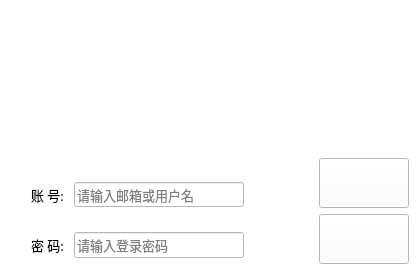
<?xml version="1.0" encoding="UTF-8"?>
<ui version="4.0">
 <class>UserLoginForm</class>
 <widget class="QWidget" name="UserLoginForm">
  <property name="geometry">
   <rect>
    <x>0</x>
    <y>0</y>
    <width>420</width>
    <height>275</height>
   </rect>
  </property>
  <property name="minimumSize">
   <size>
    <width>420</width>
    <height>275</height>
   </size>
  </property>
  <property name="maximumSize">
   <size>
    <width>450</width>
    <height>280</height>
   </size>
  </property>
  <property name="font">
   <font>
    <family>宋体</family>
    <pointsize>10</pointsize>
   </font>
  </property>
  <property name="windowTitle">
   <string>用户登录</string>
  </property>
  <property name="styleSheet">
   <string notr="true">background-color: rgb(255, 255, 255);</string>
  </property>
  <layout class="QGridLayout" name="gridLayout_2">
   <item row="0" column="0">
    <spacer name="horizontalSpacer_2">
     <property name="orientation">
      <enum>Qt::Horizontal</enum>
     </property>
     <property name="sizeType">
      <enum>QSizePolicy::Maximum</enum>
     </property>
     <property name="sizeHint" stdset="0">
      <size>
       <width>20</width>
       <height>20</height>
      </size>
     </property>
    </spacer>
   </item>
   <item row="0" column="2">
    <spacer name="horizontalSpacer_3">
     <property name="orientation">
      <enum>Qt::Horizontal</enum>
     </property>
     <property name="sizeHint" stdset="0">
      <size>
       <width>40</width>
       <height>20</height>
      </size>
     </property>
    </spacer>
   </item>
   <item row="0" column="3">
    <layout class="QVBoxLayout" name="verticalLayout">
     <item>
      <spacer name="verticalSpacer_6">
       <property name="orientation">
        <enum>Qt::Vertical</enum>
       </property>
       <property name="sizeType">
        <enum>QSizePolicy::Maximum</enum>
       </property>
       <property name="sizeHint" stdset="0">
        <size>
         <width>20</width>
         <height>80</height>
        </size>
       </property>
      </spacer>
     </item>
     <item>
      <spacer name="verticalSpacer">
       <property name="orientation">
        <enum>Qt::Vertical</enum>
       </property>
       <property name="sizeHint" stdset="0">
        <size>
         <width>20</width>
         <height>40</height>
        </size>
       </property>
      </spacer>
     </item>
     <item>
      <widget class="QPushButton" name="m_LoginBtn">
       <property name="minimumSize">
        <size>
         <width>90</width>
         <height>50</height>
        </size>
       </property>
       <property name="maximumSize">
        <size>
         <width>90</width>
         <height>50</height>
        </size>
       </property>
       <property name="font">
        <font>
         <family>JetBrains Mono ExtraBold</family>
         <pointsize>9</pointsize>
         <weight>75</weight>
         <bold>true</bold>
        </font>
       </property>
       <property name="cursor">
        <cursorShape>PointingHandCursor</cursorShape>
       </property>
       <property name="focusPolicy">
        <enum>Qt::StrongFocus</enum>
       </property>
       <property name="toolTip">
        <string>确认登录</string>
       </property>
       <property name="styleSheet">
        <string notr="true"/>
       </property>
       <property name="text">
        <string/>
       </property>
       <property name="icon">
        <iconset resource="../../resource.qrc">
         <normaloff>:/res/LoginUI/login.ico</normaloff>:/res/LoginUI/login.ico</iconset>
       </property>
       <property name="iconSize">
        <size>
         <width>90</width>
         <height>50</height>
        </size>
       </property>
      </widget>
     </item>
     <item>
      <widget class="QPushButton" name="m_ExitBtn">
       <property name="minimumSize">
        <size>
         <width>90</width>
         <height>50</height>
        </size>
       </property>
       <property name="maximumSize">
        <size>
         <width>90</width>
         <height>50</height>
        </size>
       </property>
       <property name="font">
        <font>
         <family>JetBrains Mono ExtraBold</family>
         <pointsize>9</pointsize>
         <weight>75</weight>
         <bold>true</bold>
        </font>
       </property>
       <property name="cursor">
        <cursorShape>PointingHandCursor</cursorShape>
       </property>
       <property name="focusPolicy">
        <enum>Qt::NoFocus</enum>
       </property>
       <property name="toolTip">
        <string>退出</string>
       </property>
       <property name="styleSheet">
        <string notr="true"/>
       </property>
       <property name="text">
        <string/>
       </property>
       <property name="icon">
        <iconset resource="../../resource.qrc">
         <normaloff>:/res/LoginUI/close.ico</normaloff>:/res/LoginUI/close.ico</iconset>
       </property>
       <property name="iconSize">
        <size>
         <width>70</width>
         <height>30</height>
        </size>
       </property>
      </widget>
     </item>
    </layout>
   </item>
   <item row="0" column="1">
    <layout class="QGridLayout" name="gridLayout">
     <item row="3" column="1">
      <spacer name="verticalSpacer_7">
       <property name="orientation">
        <enum>Qt::Vertical</enum>
       </property>
       <property name="sizeType">
        <enum>QSizePolicy::Maximum</enum>
       </property>
       <property name="sizeHint" stdset="0">
        <size>
         <width>20</width>
         <height>13</height>
        </size>
       </property>
      </spacer>
     </item>
     <item row="2" column="1">
      <widget class="QLineEdit" name="m_AccountLineEdit">
       <property name="minimumSize">
        <size>
         <width>170</width>
         <height>25</height>
        </size>
       </property>
       <property name="maximumSize">
        <size>
         <width>150</width>
         <height>25</height>
        </size>
       </property>
       <property name="font">
        <font>
         <family>宋体</family>
         <pointsize>10</pointsize>
        </font>
       </property>
       <property name="placeholderText">
        <string>请输入邮箱或用户名</string>
       </property>
      </widget>
     </item>
     <item row="4" column="0">
      <widget class="QLabel" name="m_PasswordLabel">
       <property name="font">
        <font>
         <family>宋体</family>
         <pointsize>10</pointsize>
         <weight>50</weight>
         <bold>false</bold>
        </font>
       </property>
       <property name="cursor">
        <cursorShape>PointingHandCursor</cursorShape>
       </property>
       <property name="text">
        <string>密 码: </string>
       </property>
      </widget>
     </item>
     <item row="4" column="1">
      <widget class="QLineEdit" name="m_PasswordLineEdit">
       <property name="minimumSize">
        <size>
         <width>170</width>
         <height>0</height>
        </size>
       </property>
       <property name="maximumSize">
        <size>
         <width>150</width>
         <height>16777215</height>
        </size>
       </property>
       <property name="font">
        <font>
         <family>宋体</family>
         <pointsize>10</pointsize>
        </font>
       </property>
       <property name="echoMode">
        <enum>QLineEdit::Password</enum>
       </property>
       <property name="placeholderText">
        <string>请输入登录密码</string>
       </property>
      </widget>
     </item>
     <item row="0" column="0" colspan="3">
      <widget class="QLabel" name="m_LogoLabel">
       <property name="enabled">
        <bool>true</bool>
       </property>
       <property name="minimumSize">
        <size>
         <width>238</width>
         <height>140</height>
        </size>
       </property>
       <property name="maximumSize">
        <size>
         <width>238</width>
         <height>140</height>
        </size>
       </property>
       <property name="cursor">
        <cursorShape>ForbiddenCursor</cursorShape>
       </property>
       <property name="layoutDirection">
        <enum>Qt::LeftToRight</enum>
       </property>
       <property name="styleSheet">
        <string notr="true">background-color: rgb(255, 255, 255);</string>
       </property>
       <property name="text">
        <string/>
       </property>
       <property name="pixmap">
        <pixmap resource="../../resource.qrc">:/res/LoginUI/label.ico</pixmap>
       </property>
       <property name="scaledContents">
        <bool>true</bool>
       </property>
       <property name="alignment">
        <set>Qt::AlignCenter</set>
       </property>
       <property name="wordWrap">
        <bool>false</bool>
       </property>
       <property name="margin">
        <number>0</number>
       </property>
       <property name="openExternalLinks">
        <bool>false</bool>
       </property>
      </widget>
     </item>
     <item row="2" column="0">
      <widget class="QLabel" name="m_AccountLabel">
       <property name="font">
        <font>
         <family>宋体</family>
         <pointsize>10</pointsize>
         <weight>50</weight>
         <bold>false</bold>
        </font>
       </property>
       <property name="cursor">
        <cursorShape>PointingHandCursor</cursorShape>
       </property>
       <property name="text">
        <string>账 号: </string>
       </property>
      </widget>
     </item>
     <item row="1" column="1">
      <spacer name="verticalSpacer_4">
       <property name="orientation">
        <enum>Qt::Vertical</enum>
       </property>
       <property name="sizeType">
        <enum>QSizePolicy::Maximum</enum>
       </property>
       <property name="sizeHint" stdset="0">
        <size>
         <width>20</width>
         <height>13</height>
        </size>
       </property>
      </spacer>
     </item>
    </layout>
   </item>
  </layout>
 </widget>
 <tabstops>
  <tabstop>m_LoginBtn</tabstop>
 </tabstops>
 <resources>
  <include location="../../resource.qrc"/>
 </resources>
 <connections/>
</ui>
